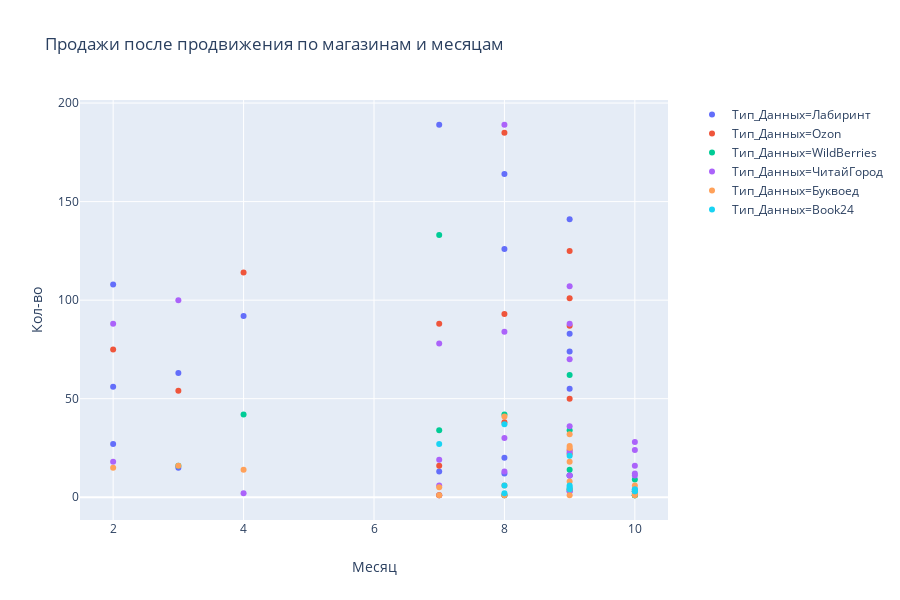

This figure's notebook cell:
### Code cell
fig = px.scatter(posle, x="Месяц", y="Кол-во", color="Тип_Данных",
                 title="Продажи после продвижения по магазинам и месяцам")

fig.show()
#fig.write_html("/Users/1/Desktop/аст/posle.html")

### Figure 1 — Plotly figure (JSON) as saved in the notebook; plotly's stock layout.template omitted (floating-point values rounded to 4 significant figures)
{"data": [{"hoverlabel": {"namelength": 0}, "hovertemplate": "Тип_Данных=Лабиринт<br>Месяц=%{x}<br>Кол-во=%{y}", "legendgroup": "Тип_Данных=Лабиринт", "marker": {"color": "#636efa", "symbol": "circle"}, "mode": "markers", "name": "Тип_Данных=Лабиринт", "showlegend": true, "type": "scatter", "x": [3, 9, 9, 2, 2, 9, 9, 3, 4, 7, 8, 7, 8, 9, 7, 8, 9, 8, 9, 2, 8], "xaxis": "x", "y": [15, 83, 11, 56, 27, 3, 55, 63, 92, 1, 1, 13, 12, 11, 189, 164, 141, 126, 74, 108, 20], "yaxis": "y"}, {"hoverlabel": {"namelength": 0}, "hovertemplate": "Тип_Данных=Ozon<br>Месяц=%{x}<br>Кол-во=%{y}", "legendgroup": "Тип_Данных=Ozon", "marker": {"color": "#EF553B", "symbol": "circle"}, "mode": "markers", "name": "Тип_Данных=Ozon", "showlegend": true, "type": "scatter", "x": [9, 9, 9, 3, 4, 7, 7, 8, 9, 7, 8, 9, 8, 9, 2], "xaxis": "x", "y": [50, 22, 87, 54, 114, 1, 16, 38, 24, 88, 93, 101, 185, 125, 75], "yaxis": "y"}, {"hoverlabel": {"namelength": 0}, "hovertemplate": "Тип_Данных=WildBerries<br>Месяц=%{x}<br>Кол-во=%{y}", "legendgroup": "Тип_Данных=WildBerries", "marker": {"color": "#00cc96", "symbol": "circle"}, "mode": "markers", "name": "Тип_Данных=WildBerries", "showlegend": true, "type": "scatter", "x": [9, 10, 10, 9, 9, 3, 4, 7, 8, 9, 7, 8, 10, 10], "xaxis": "x", "y": [14, 1, 1, 4, 62, 16, 42, 34, 42, 34, 133, 1, 1, 9], "yaxis": "y"}, {"hoverlabel": {"namelength": 0}, "hovertemplate": "Тип_Данных=ЧитайГород<br>Месяц=%{x}<br>Кол-во=%{y}", "legendgroup": "Тип_Данных=ЧитайГород", "marker": {"color": "#ab63fa", "symbol": "circle"}, "mode": "markers", "name": "Тип_Данных=ЧитайГород", "showlegend": true, "type": "scatter", "x": [9, 10, 9, 10, 2, 9, 10, 9, 3, 4, 7, 8, 9, 10, 7, 8, 9, 10, 7, 8, 8, 9, 10, 10, 2], "xaxis": "x", "y": [70, 24, 3, 4, 18, 36, 16, 88, 100, 2, 6, 13, 11, 3, 19, 30, 23, 11, 78, 84, 189, 107, 28, 12, 88], "yaxis": "y"}, {"hoverlabel": {"namelength": 0}, "hovertemplate": "Тип_Данных=Буквоед<br>Месяц=%{x}<br>Кол-во=%{y}", "legendgroup": "Тип_Данных=Буквоед", "marker": {"color": "#FFA15A", "symbol": "circle"}, "mode": "markers", "name": "Тип_Данных=Буквоед", "showlegend": true, "type": "scatter", "x": [9, 10, 9, 10, 9, 10, 9, 3, 4, 7, 8, 7, 8, 9, 8, 9, 10, 9, 10, 2], "xaxis": "x", "y": [32, 2, 8, 3, 26, 6, 25, 16, 14, 1, 1, 5, 6, 4, 41, 18, 1, 1, 3, 15], "yaxis": "y"}, {"hoverlabel": {"namelength": 0}, "hovertemplate": "Тип_Данных=Book24<br>Месяц=%{x}<br>Кол-во=%{y}", "legendgroup": "Тип_Данных=Book24", "marker": {"color": "#19d3f3", "symbol": "circle"}, "mode": "markers", "name": "Тип_Данных=Book24", "showlegend": true, "type": "scatter", "x": [10, 9, 10, 9, 8, 9, 7, 8, 9, 8, 10], "xaxis": "x", "y": [4, 5, 3, 6, 6, 4, 27, 37, 21, 2, 3], "yaxis": "y"}], "layout": {"height": 600, "legend": {"tracegroupgap": 0}, "title": {"text": "Продажи после продвижения по магазинам и месяцам"}, "xaxis": {"anchor": "y", "domain": [0, 0.98], "title": {"text": "Месяц"}}, "yaxis": {"anchor": "x", "domain": [0, 1], "title": {"text": "Кол-во"}}}}
